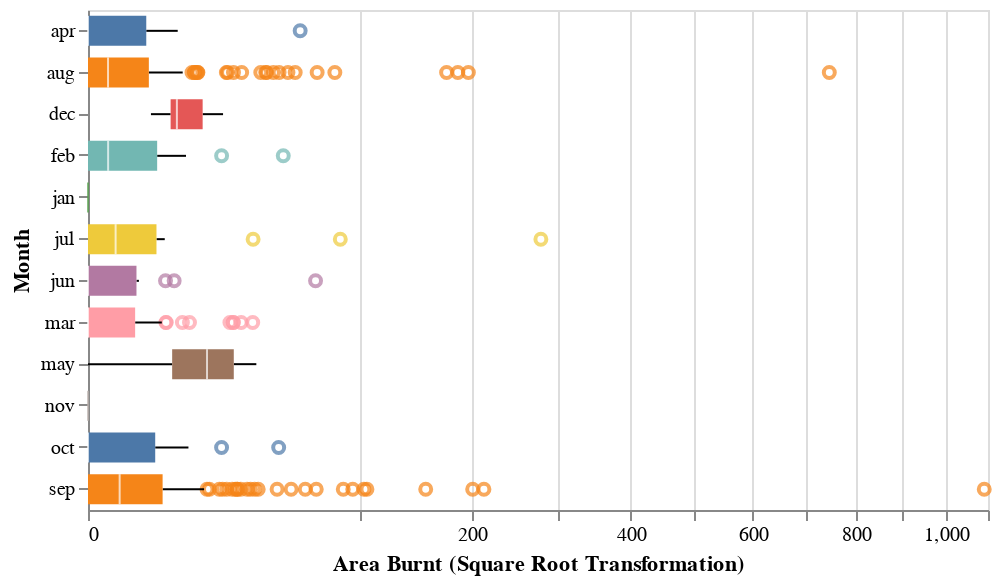

Notebook source saved alongside this figure:
### Code cell
#Fig 4. Boxplots of burnt areas of the forest (sqrt transformed) per month
alt.Chart(df).mark_boxplot(size=15).encode(
   x = alt.X("area",
             scale = alt.Scale(type ="sqrt"),
             title = "Area Burnt (Square Root Transformation)"),
   y = alt.Y("month",
             sort = "x",
             title = "Month"),
             color = alt.Color("month",
                              legend = None)
).properties(
  height = 250,
  width = 450)

#Figure 4 shows that some months such as January, May and November do not have many obsevrations.
#Since the month variable is unbalances, to avoid overfitting, we create a season variable.

### Figure 1 — Vega-Lite specification as saved in the notebook (floating-point values rounded to 4 significant figures; data arrays with more than 128 entries replaced by an {"elided": "..."} marker saying what was removed)
{"config": {"view": {"continuousWidth": 400, "continuousHeight": 300}}, "data": {"name": "data-bc033c7e3bff04728d598b96438ca8d4"}, "mark": {"type": "boxplot", "size": 15}, "encoding": {"color": {"field": "month", "legend": null, "type": "nominal"}, "x": {"field": "area", "scale": {"type": "sqrt"}, "title": "Area Burnt (Square Root Transformation)", "type": "quantitative"}, "y": {"field": "month", "sort": "x", "title": "Month", "type": "nominal"}}, "height": 250, "width": 450, "$schema": "https://vega.github.io/schema/vega-lite/v4.17.0.json", "datasets": {"data-bc033c7e3bff04728d598b96438ca8d4": {"elided": "517 records"}}}
